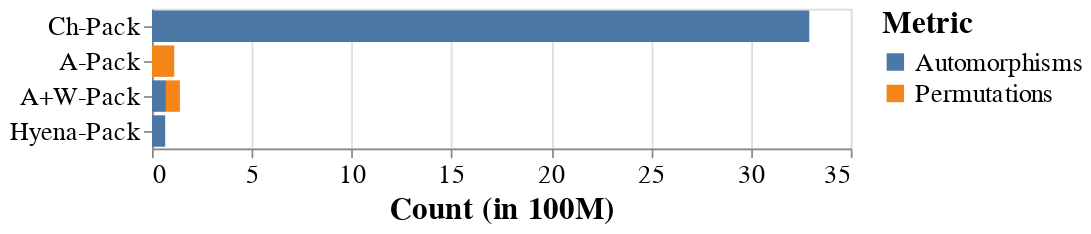

Notebook source saved alongside this figure:
### Code cell
SCALE = 100000000
temp_dd = []

for data in [data_resnet, data_gnmt, data_mobile]:
# for data in [data_resnet]:
    # Calls
    structs = ['Stats']
    keys = ['Automorphisms','Permutations']
    # structs = ['KSH', 'MUL', 'NTT']

    for model in data:
        layer_list = list(data[model].keys())[:-1]
        if 'ngraph' in model[0]:
            continue
        if 'f1' not in model[2]:
            continue
        if 'plus' in model[0]:
            continue
        for layer in layer_list:
#             if 'Residual' not in layer:
#                 continue
            for s in structs:
                for metric,vals in data[model][layer][s].items():
                    if metric in keys:
                        if vals == 0:
                            continue
                        temp_dd.append([replace_strings_pseudo["_".join(model)], data[model][layer]['Layer'], metric, vals/SCALE])

df_dd = pd.DataFrame(temp_dd, columns=['Model', 'Layer', 'Metric', "Count"])
# df_l = df_temp[df_temp['Layer'] == 'CONV 2 1 2']
# df_l = df_temp[df_temp['Layer'] == 'CONV 2 1 Residual']
dd = df_dd.groupby(['Model','Metric']).sum().reset_index()


alt.Chart(dd).mark_bar().encode(
    y=alt.Y('Model', axis=alt.Axis(title=None), sort=['Ch-Pack','A-Pack','A+W-Pack','Hyena-Pack']),
    x=alt.X('Count', title='Count (in 100M)'),
    color='Metric'
).configure_axis(
    labelFontSize=15,
    titleFontSize=18
).configure_legend(
    labelFontSize=15,
    titleFontSize=18
).display()

print(dd)

### Figure 1 — Vega-Lite specification as saved in the notebook (floating-point values rounded to 4 significant figures)
{"config": {"view": {"continuousWidth": 400, "continuousHeight": 300}, "axis": {"labelFontSize": 15, "titleFontSize": 18}, "legend": {"labelFontSize": 15, "titleFontSize": 18}}, "data": {"name": "data-4ddff447c977be35cf3752b8413922be"}, "mark": "bar", "encoding": {"color": {"field": "Metric", "type": "nominal"}, "x": {"field": "Count", "title": "Count (in 100M)", "type": "quantitative"}, "y": {"axis": {"title": null}, "field": "Model", "sort": ["Ch-Pack", "A-Pack", "A+W-Pack", "Hyena-Pack"], "type": "nominal"}}, "$schema": "https://vega.github.io/schema/vega-lite/v4.17.0.json", "datasets": {"data-4ddff447c977be35cf3752b8413922be": [{"Model": "A+W-Pack", "Metric": "Automorphisms", "Count": 0.6987}, {"Model": "A+W-Pack", "Metric": "Permutations", "Count": 0.6987}, {"Model": "A-Pack", "Metric": "Permutations", "Count": 1.113}, {"Model": "Ch-Pack", "Metric": "Automorphisms", "Count": 32.92}, {"Model": "Hyena-Pack", "Metric": "Automorphisms", "Count": 0.6613}, {"Model": "Hyena-Pack", "Metric": "Permutations", "Count": 0.0003926}]}}
